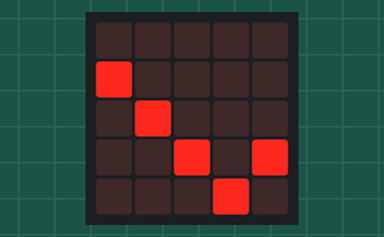
Simulated run of this program. Board: BBC micro:bit (MakeCode). On the bench: the board's 5×5 LED display.

Above: at 0.06 s.
At 0.66 s:
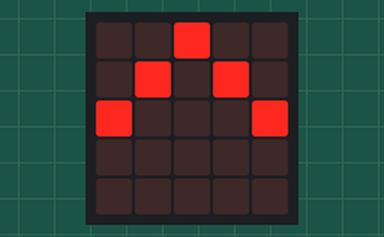
At 1.26 s:
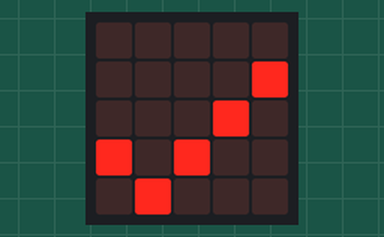

Measured:
- by itself, everything shown: repeats every 0.96 s, in 8 steps

The program:

main.ts
```typescript
function Mouvement () {
    led1 = led2
    led2 = led3
    led3 = led4
    led4 = led5
    if (led5 == 4) {
        Dir = -1
    } else if (led5 == 0) {
        Dir = 1
    }
    led5 += Dir
}
let Dir = 0
let led1 = 0
let led2 = 0
let led3 = 0
let led4 = 0
let led5 = 0
let liste = [0, 1, 2, 3, 4]
led5 = liste.pop()
led4 = liste.pop()
led3 = liste.pop()
led2 = liste.pop()
led1 = liste.pop()
basic.forever(function () {
    led.unplot(0, led1)
    led.unplot(1, led2)
    led.unplot(2, led3)
    led.unplot(3, led4)
    led.unplot(4, led5)
    Mouvement()
    led.plot(0, led1)
    led.plot(1, led2)
    led.plot(2, led3)
    led.plot(3, led4)
    led.plot(4, led5)
    basic.pause(100)
})
```

test.ts
```typescript
// les tests vont ici ; cela ne sera pas compilé si ce paquet est utilisé en tant qu'extension.
```
